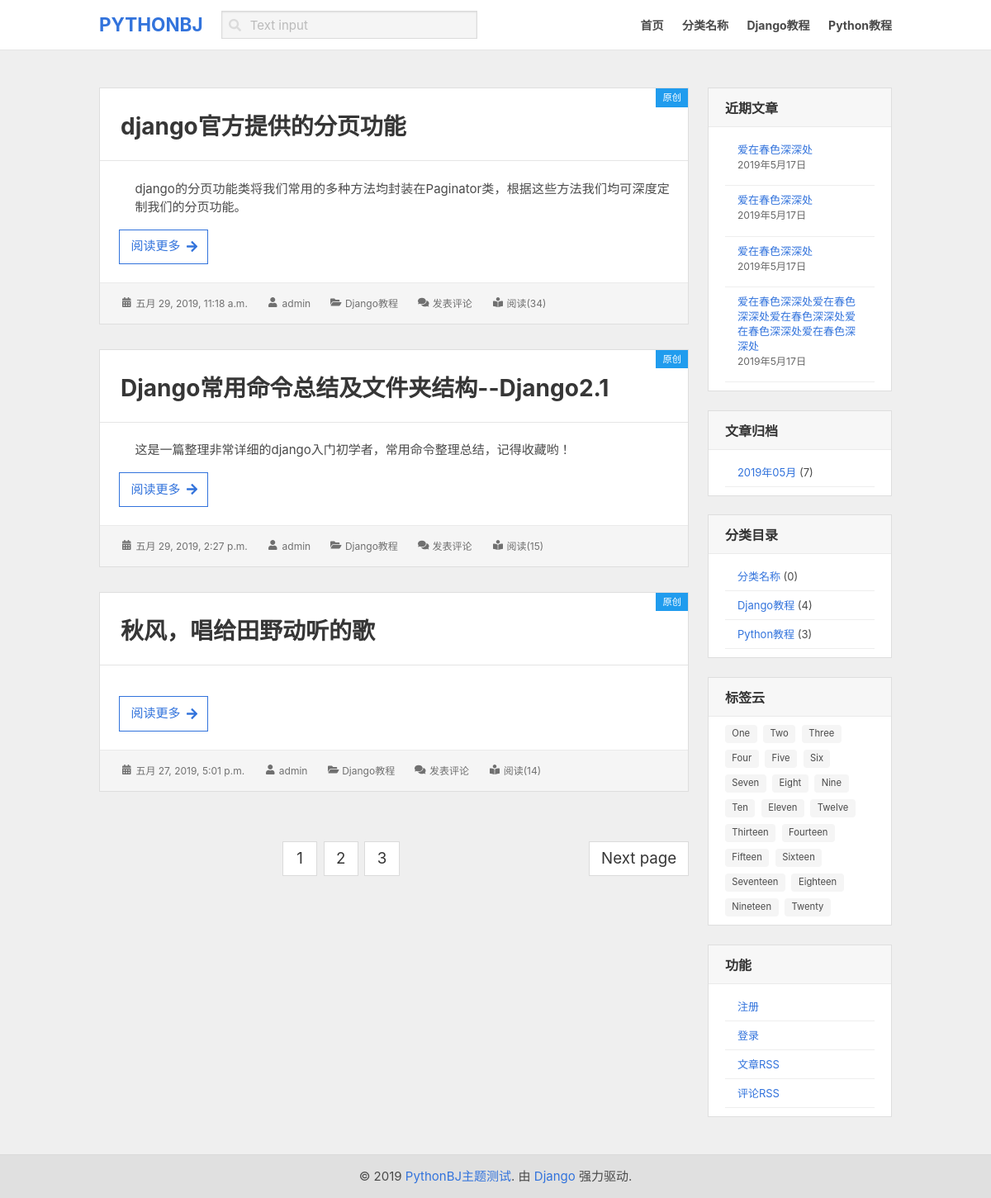
Screenshot of /blog/ with the database file from the repository.
### blog/models.py (models this page shows, shortened)
class Category(models.Model):
    name = models.CharField('分类名称', max_length=32)
    slug = models.SlugField('slug', max_length=64)
    author = models.ForeignKey(User, on_delete=models.CASCADE, verbose_name="用户")
    desc = models.TextField('分类描述', max_length=200)
    add_date = models.DateTimeField(auto_now_add=True)
    pub_date = models.DateTimeField(auto_now=True)
    class Meta:
        ordering = ['-pub_date']
        verbose_name_plural = "博客分类"

class Article(models.Model, ReadNumExpandMethod):
    HAS_PUB_CHOICES = (
        (0, '发布'),
        (1, '存草稿'),
    )
    HAS_REPRINT_CHOICES = (
        (0, '原创'),
        (1, '转载'),
    )
    title = models.CharField('文章标题', max_length=100)
    slug = models.SlugField('slug', max_length=100, blank=True, null=True, help_text="链接后缀，必须为英文字符")
    author = models.ForeignKey(User, on_delete=models.CASCADE, verbose_name="作者")
    read_details = GenericRelation(ReadDetail)  # 关联到这个模型，可以很方便的访问关联模型的所有数据
    desc = models.TextField(max_length=100, blank=True, help_text="文章简介，字数保持在100以内！")
    topic = models.ForeignKey('Topic', on_delete=models.CASCADE, verbose_name="专题", blank=True, null=True)
    category = models.ForeignKey('Category', on_delete=models.CASCADE, verbose_name="分类")
    picture = models.ImageField('封面图', upload_to='images/', max_length=200, blank=True, null=True)
    content = MDTextField()
    tags = models.ManyToManyField('Tag', blank=True)
    has_pub = models.PositiveSmallIntegerField('是否发布',choices=HAS_PUB_CHOICES, default=0)
    has_reprint = models.PositiveSmallIntegerField('是否原创', choices=HAS_REPRINT_CHOICES, default=0)
    has_url = models.URLField('原文链接', blank=True, null=True)
    add_date = models.DateTimeField(auto_now_add=True)
    pub_date = models.DateTimeField(auto_now=True)
    class Meta:
        ordering = ['-pub_date']
        verbose_name_plural = "文章管理"

### read_record/models.py (models this page shows)
class ReadNum(models.Model):
    read_nums = models.IntegerField(default=0)
    content_type = models.ForeignKey(ContentType, on_delete=models.DO_NOTHING)
    object_id = models.PositiveIntegerField()
    content_object = GenericForeignKey('content_type', 'object_id')

### blog/views.py (the view)
# urls.py: path('', views.IndexView.as_view(), name="index"),
class IndexView(ListView):
    context_object_name = 'article_list'
    queryset = Article.objects.filter(has_pub=0)  # 只显示已经发布的文章
    paginate_by = 3
    template_name = 'blog/index.html'

### blog/templatetags/blog_tags.py (called while the page is built)
@register.simple_tag
def archives():
    return Article.objects.dates('pub_date', 'month', order='DESC')

@register.simple_tag
def archives_num(year, month):
    return Article.objects.filter(pub_date__year=year, pub_date__month=month, has_pub=0).count()

@register.simple_tag
def get_categorys():
    return Category.objects.all()

@register.simple_tag
def get_articel_nums(category_id):
    category = get_object_or_404(Category, id=category_id)
    return category.article_set.filter(has_pub=0).count()

### read_record/models.py (called while the page is built)
    def get_read_num(self):
        try:
            ct = ContentType.objects.get_for_model(self)  # 获取模型
            read_num = ReadNum.objects.get(content_type=ct, object_id=self.pk)   # 设置关联模型
            return read_num.read_nums
        except exceptions.ObjectDoesNotExist:
            return 0

### templates/blog/index.html (shortened to what this page needs)
{% extends 'base.html' %}
{% block section %}
    {% for article in article_list %}
  <div class="card is-shadowless" style="margin-bottom: 30px;">
      <header class="card-header is-shadowless">
          <a href="{% url 'blog:detail' article.id %}" class="card-header-title card-title">
              {{ article.title }}
          </a><span class="tag is-info is-radiusless">{{ article.get_has_reprint_display }}</span>
      </header>
      <div class="card-content">
          <div class="content">
              <p class="has-text-justified" style="padding-left: 20px">
                  {{ article.desc }}
              </p>
              <a href="{% url 'blog:detail' article.id %}" class=" button is-radiusless is-medium is-link is-outlined" >
                  <span class="is-size-6">阅读更多</span>
                  <span class="icon is-size-6">
                      <i class="fas fa-arrow-right"></i>
                  </span>
              </a>
          </div>
      </div>
      <footer class="card-footer has-background-light">
          <ul class="is-inline-block">
              <li class="is-inline-block">
                  <span class="icon is-small">
                      <i class="fa fa-calendar-alt"></i>
                  </span>
                  <span>{{ article.add_date }} </span>
              </li>
              <li class="is-inline-block">
                  <span class="icon is-small">
                      <i class="fa fa-user"></i>
                  </span>
                  <span><a href="">{{ article.author }}</a></span>
              </li>
              <li class="is-inline-block">
                  <span class="icon is-small">
                      <i class="fa fa-folder-open"></i>
                  </span>
                  <span><a href="{% url 'blog:category' article.category.id %}">{{ article.category.name }}</a></span>
              </li>
              <li class="is-inline-block">
                  <span class="icon is-small">
                      <i class="fa fa-comments"></i>
                  </span>
                  <span><a href="">发表评论</a></span>
              </li>
              <li class="is-inline-block">
                  <span class="icon is-small">
                      <i class="fa fa-book-reader"></i>
                  </span>
                  <span>阅读({{ article.get_read_num }})</span>
              </li>
          </ul>
      </footer>
  </div>
    {% endfor %}
    <div style="padding-top: 30px">
        <nav class="pagination is-centered is-medium" role="navigation" aria-label="pagination">
            {% if page_obj.has_next %}
            <a href="?page={{ page_obj.paginator.num_pages }}" class="pagination-next is-radiusless has-background-white">Next page</a>
            {% endif %}
            <ul class="pagination-list">
                {% for page_num in page_obj.paginator.page_range %}
                    {% if page_obj.paginator.num_pages %}
                <li><a href="?page={{ page_num }}" class="pagination-link is-radiusless has-background-white" aria-label="Goto page 1">
                    {{ page_num }}</a></li>
                    {% endif %}
                {% endfor %}
            </ul>
        </nav>
    </div>
{% endblock section %}

### templates/base.html (shortened to what this page needs)
{% load staticfiles %}
{% load blog_tags %}
<!DOCTYPE html>
<html lang="en">
<head>
    <link rel="stylesheet" href="{% static 'blog/css/style.css' %}">
    <link rel="stylesheet" href="{% static 'blog/css/bulma.css' %}">
</head>
<body>
<header>
    <nav class="navbar" role="navigation" aria-label="main navigation">
        <div class="container">
            <div class="navbar-brand" style="height:60px;">
                <a href="{% url 'blog:index' %}" class="navbar-item">
                    <span class="has-text-weight-bold is-size-4 is-uppercase has-text-link">pythonBJ</span>
                </a>
            </div>
            <div id="navbarBasicExample" class="navbar-menu">
                <div class="navbar-start">
                    <div class="navbar-item">
                        <div class="field">
                            <div class="control has-icons-left has-icons-right">
                                <input class="input is-radiusless has-background-light" type="text" placeholder="Text input">
                                <span class="icon is-small is-left">
                                </span>
                                </div>
                            </div>
                        </div>
                    </div>
                    <div class="navbar-end a-size">
                    {% get_categorys as cattegory_list %}
                        {% if cattegory_list %}
                        <a href="{% url 'blog:index' %}" class="navbar-item ">首页</a>
                        {% for category in cattegory_list %}
                        <a href="{% url 'blog:category' category.id %}" class="navbar-item">{{ category.name }}</a>
                            {% endfor %}
                        {% else %}
                            <a>还没有添加任何分类</a>
                        {% endif %}
                    </div>
                </div>
            </div>
            </nav>
        </header>
        <section class="section">
                <div class="container">
                   <div class="columns">
                       <div class="column is-9 ">
                           {% block section %}{% endblock section %}
                       </div>
                       <div class="column is-3  ">
                        <div class="box is-radiusless is-paddingless panel-head-backcolor is-shadowless">
        <h1 class=" has-text-weight-bold">近期文章</h1>
        <div class="box-content">
            <ul>
                <li>
                 <a href="">爱在春色深深处</a>
                 <time>2019年5月17日</time>
                </li>
                <li>
                     <a href="">爱在春色深深处</a>
                     <time>2019年5月17日</time>
                </li>
                <li>
                     <a href="">爱在春色深深处</a>
                     <time>2019年5月17日</time>
                </li>
                <li>
                 <a href="">爱在春色深深处爱在春色深深处爱在春色深深处爱在春色深深处爱在春色深深处</a>
                 <time>2019年5月17日</time>
                </li>
            </ul>
        </div>
    </div>
    <div class="box is-radiusless is-paddingless panel-head-backcolor is-shadowless">
         <h1 class=" has-text-weight-bold">文章归档</h1>
         <div class="box-content">
         {% archives as blog_dates %}
             <ul>
                 {% for blog_date in blog_dates %}
                 <li>
                  <a href="{% url 'blog:dates' blog_date.year blog_date.month%}">{{ blog_date|date:"Y年m月" }} </a><span>({% archives_num blog_date.year blog_date.month %})</span>
                 </li>
                 {% endfor %}
             </ul>
         </div>
     </div>
     <div class="box is-radiusless is-paddingless panel-head-backcolor is-shadowless">
             <h1 class=" has-text-weight-bold">分类目录</h1>
             <div class="box-content">
             {% get_categorys as cattegory_list %}
                 <ul>
                 {% if cattegory_list %}
                     {% for category in cattegory_list %}
                     <li>
                      <a href="{% url 'blog:category' category.id %}">{{ category.name }} </a><span>({% get_articel_nums category.id %})</span>
                     </li>
                     {% endfor %}
                 {% else %}
                      <li>
                      暂无分类
                     </li>
                 {% endif %}
                 </ul>
             </div>
     </div>
     <div class="box is-radiusless is-paddingless panel-head-backcolor is-shadowless">
             <h1 class=" has-text-weight-bold">标签云</h1>
             <div class="box-content">
                     <div class="tags">
                             <span class="tag">One</span>
                             <span class="tag">Two</span>
                             <span class="tag">Three</span>
                             <span class="tag">Four</span>
                             <span class="tag">Five</span>
                             <span class="tag">Six</span>
                             <span class="tag">Seven</span>
                             <span class="tag">Eight</span>
                             <span class="tag">Nine</span>
                             <span class="tag">Ten</span>
                             <span class="tag">Eleven</span>
                             <span class="tag">Twelve</span>
                             <span class="tag">Thirteen</span>
                             <span class="tag">Fourteen</span>
                             <span class="tag">Fifteen</span>
                             <span class="tag">Sixteen</span>
                             <span class="tag">Seventeen</span>
                             <span class="tag">Eighteen</span>
                             <span class="tag">Nineteen</span>
                             <span class="tag">Twenty</span>
                           </div>
             </div>
     </div>
     <div class="box is-radiusless is-paddingless panel-head-backcolor is-shadowless">
             <h1 class=" has-text-weight-bold">功能</h1>
             <div class="box-content">
                 <ul>
                     {% if user.is_authenticated %}
                         <li>
                      <a href="">管理站点 </a>
                     </li>
                     <li>
                         <a href="{% url 'logout' %}">登出</a>
                     </li>
                         {% else %}
                         <li>
                      <a href="">注册 </a>
                     </li>
                     <li>
                         <a href="{% url 'account:login' %}?from={{ request.get_full_path }}">登录</a>
                     </li>
                     {% endif %}
                     <li>
                         <a href="">文章RSS</a>
                     </li>
                     <li>
                         <a href="">评论RSS</a>
                     </li>
                 </ul>
             </div>
     </div>
                       </div>
                   </div>
                </div>
            </section>
{% include 'blog/footer.html' %}
</body>
</html>

### static/blog/css/style.css (style rules this page uses)
html { font-size: 15px; background-color: #EFEFEF; }
.a-size a { font-size: 14px !important; font-weight: bold; }
header { border-bottom:1px solid #e5e5e5; }
.card { border:1px solid #dedede; }
.card-title { font-size: 28px; padding: 25px 25px 20px !important; }
.card-footer { padding: 10px 25px; font-size: 12px; border-top:1px solid #EAEAEA !important; color: #707070; }
.card-footer a { color: #707070; }
.card-footer ul li { margin:5px 20px 5px 0; }
.panel-head-backcolor { background: #f7f7f7 !important; }
.box { background: #f7f7f7 !important; border: solid 1px #dedede; }
.box h1 { color: #333; font-size: 16px; padding: 12px 20px 10px; border-bottom: solid 1px #EAEAEA; text-transform: uppercase; position: relative; }
.box .box-content { background: #ffffff; padding: 10px 20px; font-size: 13px; }
.box .box-content li { padding: 8px 15px; overflow: hidden; line-height: 18px; border-bottom: 1px solid #eee; }
.box .box-content li a { font-size: 13px; }
.box .box-content li time { font-size: 0.8125rem; color: #686868; line-height: 1.615384615; margin-bottom: 0.538461538em; display: block; }

### rows the page displays
Category: name "分类名称", id "0"
Category: name "Django教程", id "4"
Category: name "Python教程", id "3"
Article: title "django官方提供的分页功能", has_reprint "原创", desc "django的分页功能类将我们常用的多种方法均封装在Paginator类，根据这些方法我们均可深度定制我们的分页功能。", add_date "五月 29, 2019, 11:18 a.m.", author "admin", category.name "Django教程", get_read_num "34"
Article: title "Django常用命令总结及文件夹结构--Django2.1", has_reprint "原创", desc "这是一篇整理非常详细的django入门初学者，常用命令整理总结，记得收藏哟！", add_date "五月 29, 2019, 2:27 p.m.", author "admin", category.name "Django教程", get_read_num "15"
Article: title "秋风，唱给田野动听的歌", has_reprint "原创", add_date "五月 27, 2019, 5:01 p.m.", author "admin", category.name "Django教程", get_read_num "14"

### other values shown
{{ page_num }} "1" "2" "3"
{{ blog_date|date:"Y年m月" }} "2019年05月"
